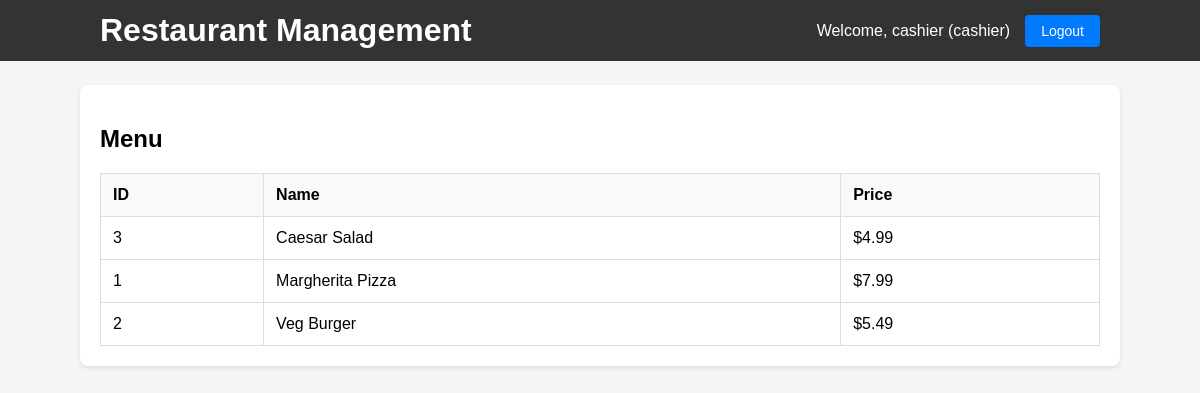
Screenshot of /menu (signed in) with the database file from the repository.
### tables this page shows
CREATE TABLE users (
                        id INTEGER PRIMARY KEY AUTOINCREMENT,
                        username TEXT NOT NULL UNIQUE,
                        password TEXT NOT NULL,
                        role TEXT NOT NULL CHECK(role IN ('admin', 'cashier'))
                    );

CREATE TABLE menu (
                id INTEGER PRIMARY KEY AUTOINCREMENT,
                name TEXT NOT NULL,
                price REAL NOT NULL
            );

### app.py (the view)
@app.route('/menu')
@login_required
def menu():
    db = get_db()
    items = db.execute('SELECT * FROM menu ORDER BY name').fetchall()
    user = get_current_user()
    return render_template('menu.html', items=items, user=user)

### app.py (called while the page is built)
def get_db():
    if 'db' not in g:
        g.db = sqlite3.connect(DB_PATH)
        g.db.row_factory = sqlite3.Row
    return g.db

def login_required(f):
    @wraps(f)
    def decorated_function(*args, **kwargs):
        if 'user_id' not in session:
            return redirect(url_for('login'))
        return f(*args, **kwargs)
    return decorated_function

def get_current_user():
    if 'user_id' in session:
        db = get_db()
        user = db.execute('SELECT * FROM users WHERE id = ?', (session['user_id'],)).fetchone()
        return user
    return None

### templates/menu.html (shortened to what this page needs)
{% extends 'base.html' %}
{% block content %}
<h2>Menu</h2>
<table>
    <tr><th>ID</th><th>Name</th><th>Price</th>{% if user.role == 'admin' %}<th>Actions</th>{% endif %}</tr>
    {% for it in items %}
    <tr>
        <td>{{ it.id }}</td>
        <td>{{ it.name }}</td>
        <td>${{ '%.2f'|format(it.price) }}</td>
    </tr>
    {% else %}
    <tr><td colspan="{% if user.role == 'admin' %}4{% else %}3{% endif %}">No items yet.</td></tr>
    {% endfor %}
</table>
{% endblock %}

### templates/base.html (shortened to what this page needs)
<!doctype html>
<html>
<head>
    <link rel="stylesheet" href="/static/css/style.css">
</head>
<body>
    <header>
        <div class="container">
            <h1>Restaurant Management</h1>
            {% if user %}
            <nav>
                <span>Welcome, {{ user.username }} ({{ user.role }})</span>
                <a href="/logout" class="button">Logout</a>
            </nav>
            {% endif %}
        </div>
    </header>
    <main class="container">
        {% block content %}{% endblock %}
    </main>
</body>
</html>

### static/css/style.css (style rules this page uses)
body { font-family: Arial, sans-serif; margin: 0; padding: 0; background-color: #f5f5f5; }
.container { width: 1000px; max-width: 95%; margin: 24px auto; background: white; padding: 20px; border-radius: 8px; box-shadow: 0 2px 4px rgba(0,0,0,0.1); }
header { background: #333; color: white; padding: 12px 0; margin-bottom: 20px; }
header .container { display: flex; justify-content: space-between; align-items: center; background: transparent; box-shadow: none; padding: 0 20px; margin: 0 auto; }
header h1 { margin: 0; }
header nav { display: flex; align-items: center; gap: 15px; }
table { width: 100%; border-collapse: collapse; margin-top: 12px; background: white; }
table th, table td { border: 1px solid #ddd; padding: 12px; text-align: left; }
table th { background-color: #f8f9fa; font-weight: bold; }
a.button, button.button { display: inline-block; padding: 8px 16px; background: #007BFF; color: white; text-decoration: none; border-radius: 4px; border: none; cursor: pointer; font-size: 14px; }

### rows the page displays
users: username "cashier", role "cashier"
menu: id "3", name "Caesar Salad", price "4.99"
menu: id "1", name "Margherita Pizza", price "7.99"
menu: id "2", name "Veg Burger", price "5.49"
